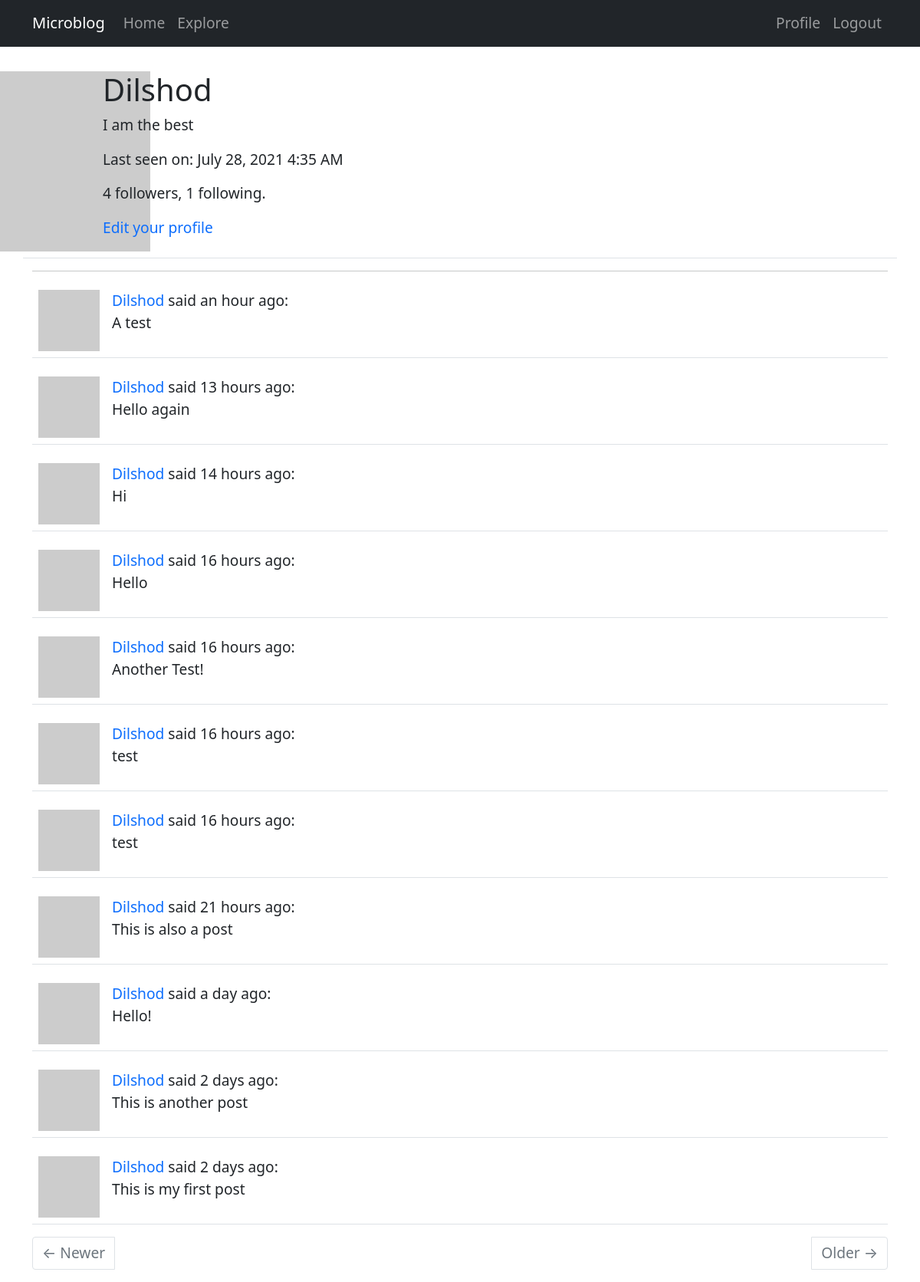
The page /user/Dilshod (signed in) on the database its author committed.
### app/models.py (models this page shows, shortened)
class User(UserMixin, db.Model):
	id = db.Column(db.Integer, primary_key=True)
	username = db.Column(db.String(64), index=True, unique=True)
	email = db.Column(db.String(120), index=True, unique=True)
	password_hash = db.Column(db.String(128))
	posts = db.relationship("Post", backref="author", lazy="dynamic")
	about_me = db.Column(db.String(140))
	last_seen = db.Column(db.DateTime, default=datetime.utcnow)
	followed = db.relationship("User", secondary=followers,
							    primaryjoin=(followers.c.follower_id == id),
							    secondaryjoin=(followers.c.followed_id == id),
							    backref=db.backref('followers', lazy='dynamic'), lazy='dynamic')
	def avatar(self, size):
		digest = md5(self.email.lower().encode('utf-8')).hexdigest()
		return 'https://www.gravatar.com/avatar/{}?d=identicon&s={}'.format(digest, size)

class Post(db.Model):
	id = db.Column(db.Integer, primary_key=True)
	body = db.Column(db.String(140))
	timestamp = db.Column(db.DateTime, index=True, default=datetime.utcnow)
	user_id = db.Column(db.Integer, db.ForeignKey('user.id'))

### app/routes.py (the view)
@app.route('/user/<username>')
@login_required
def user(username):
	user = User.query.filter_by(username=username).first_or_404();
	page = request.args.get('page', 1, type=int)
	posts = user.posts.order_by(Post.timestamp.desc()).paginate(page, app.config['POSTS_PER_PAGE'], False)
	next_url = None
	if posts.has_next:
		next_url = url_for('user', username=username, page=posts.next_num)
	prev_url = None
	if posts.has_prev:
		prev_url = url_for('user', username=username ,page=posts.prev_num)
	form=EmptyForm()
	return render_template("user.html", title="Profile", user=user, posts=posts.items, form=form, next_url=next_url, prev_url=prev_url)

### app/models.py (called while the page is built)
@login.user_loader
def load_user(id):
	return User.query.get(int(id))

### app/routes.py (called while the page is built)
@app.before_request
def before_request():
	if current_user.is_authenticated:
		current_user.last_seen = datetime.utcnow()
		db.session.commit()

### app/templates/user.html (shortened to what this page needs)
{% extends 'base.html' %}
{% block content %}
	<table class="table table-hover container">
		<tr class="row justify-content-center">
			<td width="256" class="col-md-auto col-sm-12 d-flex justify-content-center"><img src="{{ user.avatar(256) }}"></td>
			<td class="col">
				<div class="">
					<h1>{{ user.username }}</h1>
					{% if user.about_me %}
					<p>{{ user.about_me }}</p>
					{% endif %}
					{% if user.last_seen %}
					<p>Last seen on: {{ moment(user.last_seen).format('LLL', refresh=True) }}</p>
					{% endif %}
			        <p>{{ user.followers.count() }} followers, {{ user.followed.count() }} following.</p>
			        {% if user == current_user %}
			        <p><a href="{{ url_for('edit_profile') }}">Edit your profile</a></p>
			        {% endif %}
			    </div>
			</td>
		</tr>
	</table>
	<hr>
	{% for post in posts %}
		{% include '_post.html' %}
	{% endfor %}
	<nav aria-label="...">
		  <ul class="pagination justify-content-between">
		    <li class="page-item{% if not prev_url %} disabled{% endif %}"><a href="{{ prev_url or '#' }}" class="page-link"><span aria-hidden="true">&larr;</span> Newer</a></li>
		    <li class="page-item{% if not next_url %} disabled {% endif %}"><a href="{{ next_url or '#' }}" class="page-link">Older <span aria-hidden="true">&rarr;</span></a></li>
		  </ul>
	</nav>
{% endblock %}

### app/templates/_post.html
<table class="table table-hover">
    <tr>
        <td width="70px">
            <img src="{{ post.author.avatar(70) }}">
        </td>
        <td>
            <a href="{{ url_for('user', username=post.author.username) }}">
                {{post.author.username}}
            </a>
            said {{ moment(post.timestamp).fromNow(refresh=True) }}:
            <br>
            {{ post.body }}
        </td>
    </tr>
</table>

### app/templates/base.html (style rules this page uses)
body { font-size: 1.2em; }
a { text-decoration: none; }
body table { font-size: 1em; }

### rows shown on the page
User: username "Dilshod", about_me "I am the best", last_seen "July 28, 2021 4:35 AM"
Post: author.username "Dilshod", timestamp "an hour ago", body "A test"
Post: author.username "Dilshod", timestamp "13 hours ago", body "Hello again"
Post: author.username "Dilshod", timestamp "14 hours ago", body "Hi"
Post: author.username "Dilshod", timestamp "16 hours ago", body "Hello"
Post: author.username "Dilshod", timestamp "16 hours ago", body "Another Test!"
Post: author.username "Dilshod", timestamp "16 hours ago", body "test"
Post: author.username "Dilshod", timestamp "16 hours ago", body "test"
Post: author.username "Dilshod", timestamp "21 hours ago", body "This is also a post"
Post: author.username "Dilshod", timestamp "a day ago", body "Hello!"
Post: author.username "Dilshod", timestamp "2 days ago", body "This is another post"
Post: author.username "Dilshod", timestamp "2 days ago", body "This is my first post"

### other values the page prints
{{ user.followers.count() }} "4"
{{ user.followed.count() }} "1"
